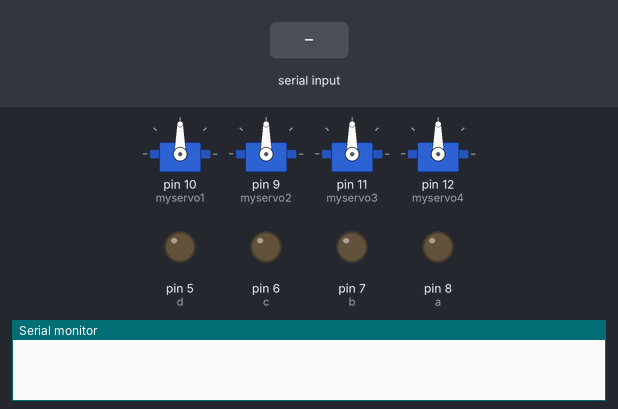
Bench run of a sketch on a simulated Arduino Uno, built with avr-gcc and run on an emulated ATmega328P. On the bench: 4 × servo, output pins drawn as LEDs (lit = HIGH), the last lines printed to the serial monitor. The inputs (shaded band) are chosen by the test bench.

Above: at 1.2 s.
1.3 s: "5" received over Serial
4.3 s: "0" received over Serial
At 7.1 s:
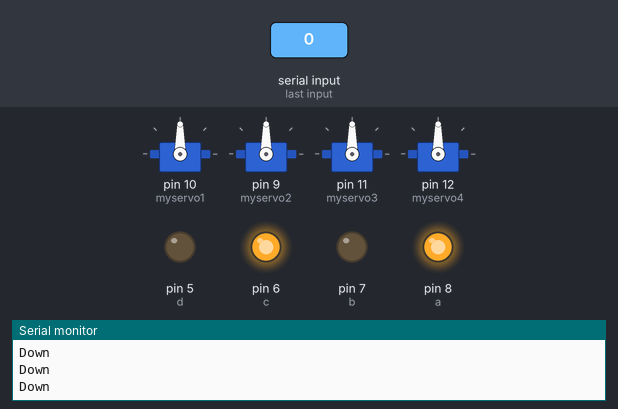
7.3 s: "1" received over Serial
At 8.2 s:
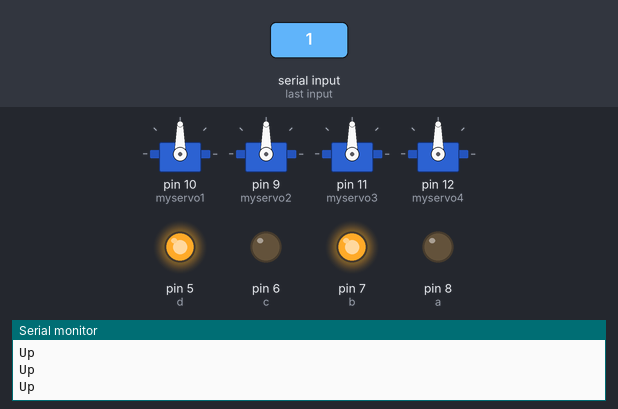
8.8 s: "2" received over Serial
At 9.4 s:
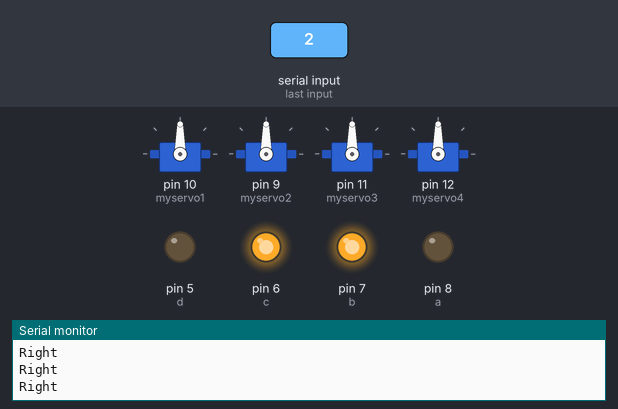
10.3 s: "3" received over Serial
At 11.5 s:
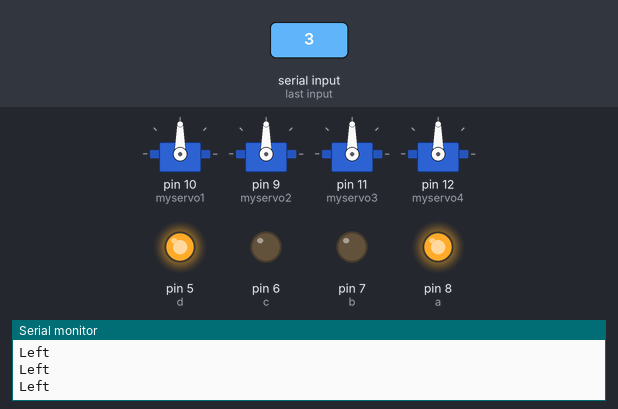
11.8 s: "6" received over Serial
At 11.96 s:
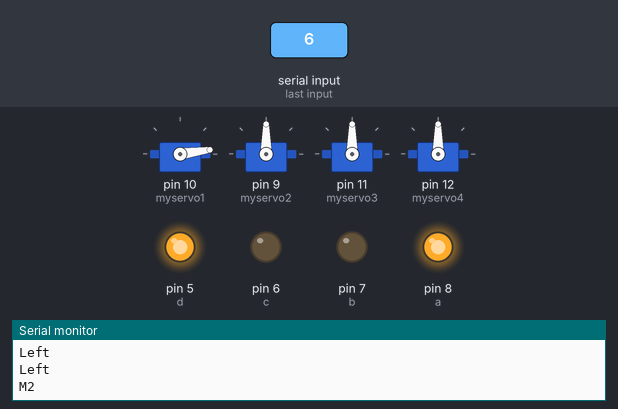
Timing chart, 0 to 17.8 s (numbered marks = the images above; inputs shaded):
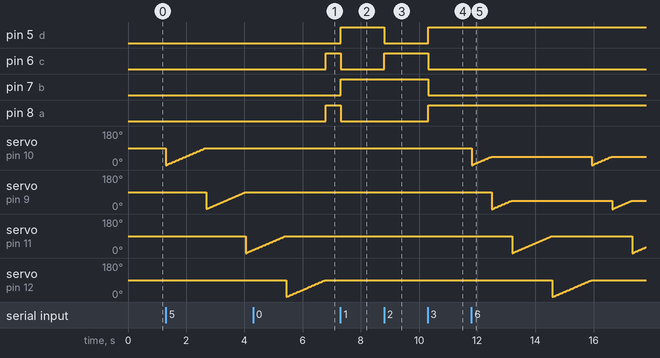

The sketch:

First_Humanoid.ino
```cpp
#include <Servo.h>

int Incoming_value;
int a=8;
int b=7;
int c=6;
int d=5;

Servo myservo1;
Servo myservo2;
Servo myservo3;
Servo myservo4;// create servo object to control a servo
// twelve servo objects can be created on most boards

int pos = 0;    // variable to store the servo position

void setup() {
   Serial.begin(9600);         //Sets the data rate in bits per second (baud) for serial data transmission
  pinMode(a,OUTPUT);
  pinMode(b,OUTPUT);
  pinMode(c,OUTPUT);
  pinMode(d,OUTPUT);

  myservo1.attach(10);
  myservo2.attach(9);
  myservo3.attach(11);
  myservo4.attach(12); // attaches the servo on pin 9 to the servo object
}

void loop()
{
  if(Serial.available() > 0)
  {
    Incoming_value = Serial.read();}     //Read the incoming data and store it into variable Incoming_value

    if(Incoming_value == '0'){
    Serial.println("Down");
    digitalWrite(a,HIGH);
    digitalWrite(b,LOW);
    digitalWrite(c,HIGH);
    digitalWrite(d,LOW);}

     if(Incoming_value == '1'){
    Serial.println("Up");
      digitalWrite(a,LOW);
    digitalWrite(b,HIGH);
    digitalWrite(c,LOW);
    digitalWrite(d,HIGH);}

     if(Incoming_value == '2'){
    Serial.println("Right");
     digitalWrite(a,LOW);
    digitalWrite(b,HIGH);
    digitalWrite(c,HIGH);
    digitalWrite(d,LOW);}

     if(Incoming_value == '3'){
    Serial.println("Left");
     digitalWrite(a,HIGH);
    digitalWrite(b,LOW);
    digitalWrite(c,LOW);
    digitalWrite(d,HIGH);}

    if(Incoming_value == '4'){
    Serial.println("STOP");
    digitalWrite(a,LOW);
    digitalWrite(b,LOW);
    digitalWrite(c,LOW);
    digitalWrite(d,LOW);}

    if(Incoming_value == '5'){
    Serial.println("M1");
    forward_90(90,90,90,90);
    //backward_90(90,90,90,90);
    pos=0;
    }

    if(Incoming_value == '6'){
    Serial.println("M2");
    forward_90(45,45,90,90);
    pos=0;
    //backward_90(45,45,90,90)
    }

    if(Incoming_value == '7'){
    Serial.println("M3");
    forward_90(180,180,90,90);
    pos=0;
    //backward_90(180,180,90,90);
    }

    if(Incoming_value == '8'){
    Serial.println("M4");
    forward_90(0,180,90,90);
    pos=0;
   // backward_90(0,180,90,90);
   }

    if(Incoming_value == '9'){
    Serial.println("M5");
    forward_90(180,0,90,90);
    pos=0;
    //forward_90(180,0,90,90);mk0
    }
    if(Incoming_value == '9'){
    Serial.println("Stop0");
    pos=0;}
}

void forward_90(int l,int m,int n,int o)
{
  for (pos = 0; pos <= l; pos += 1) { // goes from 0 degrees to 180 degrees
    myservo1.write(pos);              // tell servo to go to position in variable 'pos'
    delay(15);                       // waits 15ms for the servo to reach the position
  }
 for (pos = 0; pos <= m; pos += 1) {
    myservo2.write(pos);              // tell servo to go to position in variable 'pos'
    delay(15);                       // waits 15ms for the servo to reach the position
  }
  for (pos = 0; pos <= n; pos += 1) {
    myservo3.write(pos);              // tell servo to go to position in variable 'pos'
    delay(15);                       // waits 15ms for the servo to reach the position
  }
  for (pos = 0; pos <= o; pos += 1) {
    myservo4.write(pos);              // tell servo to go to position in variable 'pos'
    delay(15);                       // waits 15ms for the servo to reach the position
  }
}

void backward_90(int w,int x,int y, int z)
{
for (pos = w; pos >= 0; pos -= 1) { // goes from 180 degrees to 0 degrees
    myservo1.write(pos);              // tell servo to go to position in variable 'pos'
    delay(15);
}
for (pos = x; pos >= 0; pos -= 1) { // goes from 180 degrees to 0 degrees
    myservo2.write(pos);              // tell servo to go to position in variable 'pos'
    delay(15);
}
for (pos = y; pos >= 0; pos -= 1) { // goes from 180 degrees to 0 degrees
    myservo3.write(pos);              // tell servo to go to position in variable 'pos'
    delay(15);
}
for (pos = z; pos >= 0; pos -= 1) { // goes from 180 degrees to 0 degrees
    myservo4.write(pos);              // tell servo to go to position in variable 'pos'
    delay(15);
}
}
```

Measured:
- after the input at 4.3 s, pin 6 (c), pin 8 (a): LOW → HIGH after 2.5 s; servo on pin 10 (myservo1): stops changing and stays 90°
- after the input at 7.3 s, pin 5 (d), pin 7 (b): LOW → HIGH at once; pin 6 (c), pin 8 (a): HIGH → LOW at once
- after the input at 8.8 s, pin 5 (d): HIGH → LOW at once; pin 6 (c): LOW → HIGH at once
- after the input at 10.3 s, pin 5 (d), pin 8 (a): LOW → HIGH at once; pin 6 (c), pin 7 (b): HIGH → LOW at once
- after the input at 11.8 s, servo on pin 10 (myservo1), servo on pin 9 (myservo2): ramps from 0° to 45° and jumps back, once every 4.1 s; servo on pin 11 (myservo3): ramps from 0° to 90° and jumps back, once every 4.1 s
